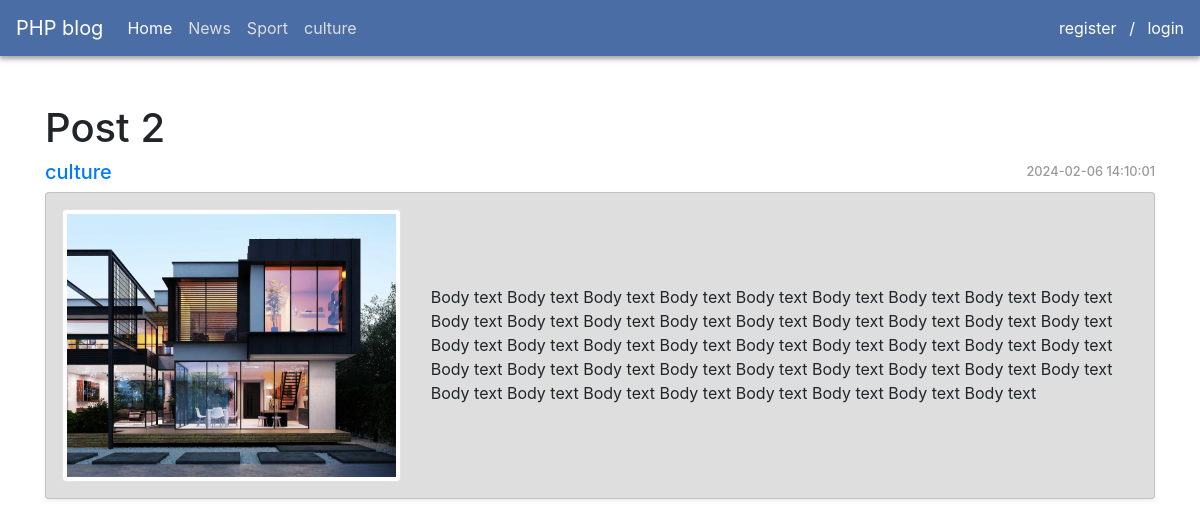
Screenshot of /detail.php?id=2 with the database file from the repository.
### tables this page shows
CREATE TABLE `categories` (
  `id` int(11) NOT NULL,
  `name` varchar(90) NOT NULL,
  `updated_at` datetime DEFAULT NULL,
  `created_at` datetime DEFAULT NULL
);

CREATE TABLE `posts` (
  `id` int(11) NOT NULL,
  `title` varchar(255) NOT NULL,
  `body` text NOT NULL,
  `cat_id` int(11) NOT NULL,
  `status` tinyint(4) NOT NULL DEFAULT 10,
  `image` text NOT NULL,
  `updated_at` datetime DEFAULT NULL,
  `created_at` datetime NOT NULL
);

### functions/helpers.php (called while the page is built, shortened)
<?php
function asset($FILE)
{
    return trim(BASE_URL, '/ ') . '/' . trim($FILE, '/ ');
}
function url($URL)
{
    return trim(BASE_URL, '/ ') . '/' . trim($URL, '/ ');
}

### detail.php (the view, shortened to what this page needs)
<?php
require_once 'functions/helpers.php';
require_once 'functions/PDO_Connection.php';
?>
<!DOCTYPE html>
<html lang="en">
<head>
    <link rel="stylesheet" href="<?= asset('assets/css/bootstrap.min.css') ?>" media="all" type="text/css">
    <link rel="stylesheet" href="<?= asset('assets/css/style.css') ?>" media="all" type="text/css">
</head>
<body>
    <section id="app">
        <?php require_once 'layouts/top-nav.php' ?>
        <section class="container my-5">
            <section class="row">
                <?php
                global $connection;
                if (isset($_GET['id']) && $_GET['id'] !== '') {
                    $query = "SELECT `posts`.*, `categories`.`name` AS category_name FROM `posts`     LEFT JOIN `categories` ON `posts`.`cat_id` = `categories`.`id` WHERE `posts`. `status` = 10 AND `posts`.`id` = ?";
                    $statement = $connection->prepare($query);
                    $statement->execute([$_GET['id']]);
                    $post = $statement->fetch();
                    if ($post !== false) {
                        ?>
                        <section class="col-md-12">
                            <h1><?= $post->title ?></h1>
                            <h5 class="d-flex justify-content-between align-items-center">
                                <a href="<?= URL('category.php?id=') . $post->cat_id ?>"><?= $post->category_name ?></a>
                                <span class="date-time"><?= $post->created_at ?></span>
                            </h5>
                            <article class="card mb-4 shadow-sm p-3 bg-article p-3 rounded">
                                <div class="row g-3 align-items-center">
                                    <?php if (!empty($post->image)): ?>
                                        <div class="col-md-4">
                                            <img src="<?= asset($post->image) ?>" alt="<?= htmlspecialchars($post->title) ?>"
                                                class="img-fluid rounded img-thumbnail">
                                        </div>
                                    <?php endif; ?>
                                    <div class="<?= !empty($post->image) ? 'col-md-8' : 'col-12' ?>">
                                        <p class="mb-0"><?= nl2br(htmlspecialchars($post->body)) ?></p>
                                    </div>
                                </div>
                            </article>
                        <?php } else {
                        $notFound = True;
                    }
                } else {
                    $notFound = True;
                }
                    ?>
                </section>
            </section>
        </section>
    </section>
</body>
</html>

### layouts/top-nav.php (shortened to what this page needs)
<nav class="navbar navbar-expand-lg navbar-dark bg-blue ">
    <a class="navbar-brand " href="<?= url('panel') ?>">PHP blog</a>
    <div class="collapse navbar-collapse " id="navbarSupportedContent ">
        <ul class="navbar-nav mr-auto ">
            <li class="nav-item active ">
                <a class="nav-link " href="<?= url('index.php') ?>">Home <span class="sr-only ">(current)</span></a>
            </li>
            <?php
            global $connection;
            $query = "SELECT * FROM `php_project`.`categories`";
            $statement = $connection->prepare($query);
            $statement->execute();
            $categories = $statement->fetchAll();
            foreach ($categories as $category) {
            ?>
                <li class="nav-item ">
                    <a class="nav-link " href="<?= URL('category.php?id=') . $category->id ?>"><?= $category->name ?></a>
                </li>
            <?PHP } ?>
        </ul>
    </div>
    <section class="d-inline ">
        <?php if (isset($_SESSION['user'])) { ?>
            <a class="text-decoration-none text-white px-2 " href="<?= url('auth/logout.php') ?>">logout</a>
        <?php } else { ?>
            <a class="text-decoration-none text-white" href="<?= url('auth/register.php') ?>">register</a>
            <a class="text-decoration-none text-white px-2 ">/</a>
            <a class="text-decoration-none text-white" href="<?= url('auth/login.php') ?>">login</a>
        <?php } ?>
    </section>
</nav>

### assets/css/style.css (style rules this page uses)
.bg-blue { background-color: rgb(74,109,165); box-shadow: 0px 3px 4px #aaaaaa, 0px 4px 8px #ededed; }
.nav-link { color: #dedede!important; }
.active > .nav-link { color: #ffffff!important; }
.bg-article { background-color: #dedede; }
.date-time { color: #999; font-size: .8rem; }

### rows the page displays
categories: name "News"
categories: name "Sport"
categories: name "culture"
posts: title "Post 2", categories.name "culture", created_at "2024-02-06 14:10:01", image (picture), body "Body text Body text Body text Body text Body text Body text Body text Body text Body text Body text Body text Body text Body text Body text Body text Body text Body text Body text Body text Body text Body text Body text Body text Body text Body text Body text Body text Body text Body text Body text Body text Body text Body text Body text Body text Body text Body text Body text Body text Body text Body text Body text Body text Body text"
